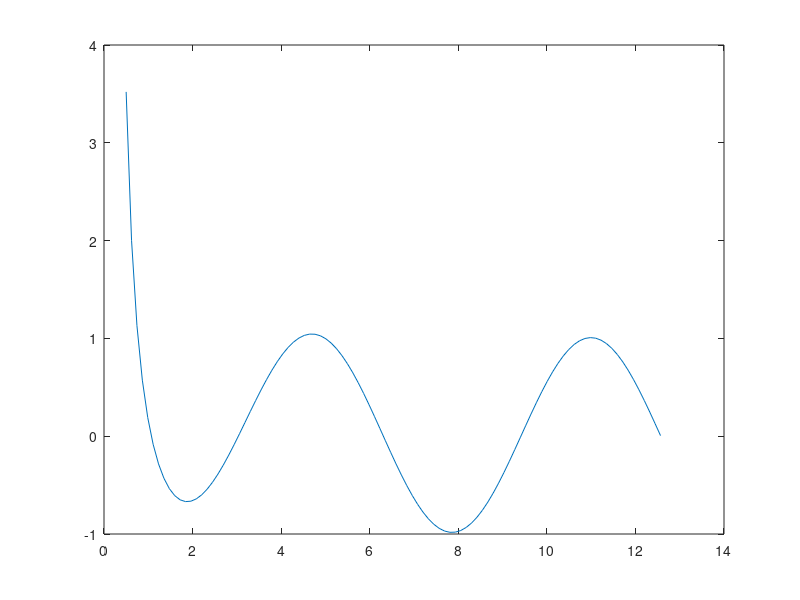

This figure's MATLAB source:
%4.4.4
x = linspace(0.5, 4*pi, 100);
y = x.^(-2)-sin(x);
plot(x,y)

f=@(x) x^(-2)-sin(x);
t=[0.5,1.5]; %starting points as t=0 and 1.5
kmax=50; %max iterations
tol=1*10^(-8); %tolerance
for j=length(t)+1:(kmax+length(t))
    t(j)=t(j-1)-f(t(j-1))*(t(j-1)-t(j-2))/(f(t(j-1))-f(t(j-2))); %next estimate
    if abs(f(t(j)))<tol %if error is within tolerance level
        disp(['The root is: t=',num2str(t(j)),' found after ',num2str(j),' iterations']) %return the element
        return
    end
end
disp(['The root is : ',num2str(t(end)),' found after ',kmax,' iterations']) %return the root found after max iterations